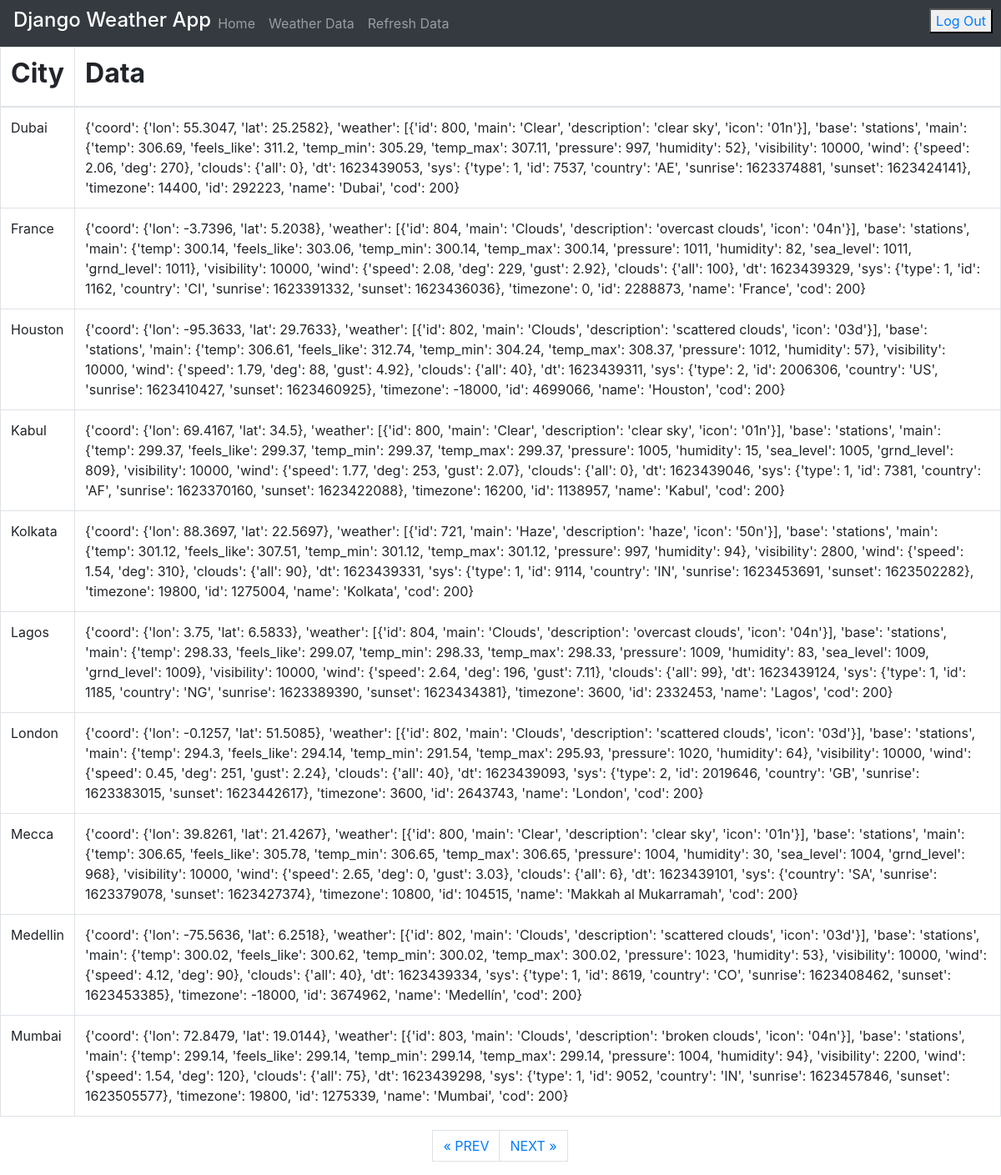
Page /list/?page=2 (signed in) on the committed database.
### DjangoWeatherApplication/core/models.py (models this page shows)
class WeatherData(models.Model):
    id = models.BigAutoField(primary_key=True)
    city_name = models.CharField(max_length=30)
    data = models.CharField(max_length=300)

### DjangoWeatherApplication/core/views.py (the view)
# urls.py: path('list/', login_required(views.index), name='weather'),
def index(request):
    weather_data = WeatherData.objects.all()
    page = request.GET.get('page', 1)
    paginator = Paginator(weather_data, 10)
    try:
        users = paginator.page(page)
    except PageNotAnInteger:
        users = paginator.page(1)
    except EmptyPage:
        users = paginator.page(paginator.num_pages)
    return render(request, 'weather.html', {'post_list': users})

### templates/weather.html (shortened to what this page needs)
{% extends 'base.html' %}
{% block content %}
<table class="table table-bordered">
  <thead>
    <tr>
      <th><h2><B>City</B></h2></th>
      <th><h2><B>Data</B></h2></th>
    </tr>
  </thead>
  <tbody>
    {% for user in post_list %}
      <tr>
        <td>{{ user.city_name }}</td>
        <td>{{ user.data }}</td>
      </tr>
    {% endfor %}
  </tbody>
</table>
{% if post_list.has_other_pages %}
  <ul class="pagination justify-content-center">
    {% if post_list.has_previous %}
    <li><a href="?page={{ post_list.previous_page_number }}" class="page-link">&laquo; PREV </a></li>
    {% endif %}
    {% if post_list.has_next %}
    <li><a href="?page={{ post_list.next_page_number }}" class="page-link"> NEXT &raquo;</a></li>
   {% endif %}
  </ul>
{% endif %}
{% endblock %}

### rows in the picture
WeatherData: city_name "Dubai", data "{'coord': {'lon': 55.3047, 'lat': 25.2582}, 'weather': [{'id': 800, 'main': 'Clear', 'description': 'clear sky', 'icon': '01n'}], 'base': 'stations', 'main': {'temp': 306.69, 'feels_like': 311.2, 'temp_min': 305.29, 'temp_max': 307.11, 'pressure': 997, 'humidity': 52}, 'visibility': 10000, 'wind': {'speed': 2.06, 'deg': 270}, 'clouds': {'all': 0}, 'dt': 1623439053, 'sys': {'type': 1, 'id': 7537, 'country': 'AE', 'sunrise': 1623374881, 'sunset': 1623424141}, 'timezone': 14400, 'id': 292223, 'name': 'Dubai', 'cod': 200}"
WeatherData: city_name "France", data "{'coord': {'lon': -3.7396, 'lat': 5.2038}, 'weather': [{'id': 804, 'main': 'Clouds', 'description': 'overcast clouds', 'icon': '04n'}], 'base': 'stations', 'main': {'temp': 300.14, 'feels_like': 303.06, 'temp_min': 300.14, 'temp_max': 300.14, 'pressure': 1011, 'humidity': 82, 'sea_level': 1011, 'grnd_level': 1011}, 'visibility': 10000, 'wind': {'speed': 2.08, 'deg': 229, 'gust': 2.92}, 'clouds': {'all': 100}, 'dt': 1623439329, 'sys': {'type': 1, 'id': 1162, 'country': 'CI', 'sunrise': 1623391332, 'sunset': 1623436036}, 'timezone': 0, 'id': 2288873, 'name': 'France', 'cod': 200}"
WeatherData: city_name "Houston", data "{'coord': {'lon': -95.3633, 'lat': 29.7633}, 'weather': [{'id': 802, 'main': 'Clouds', 'description': 'scattered clouds', 'icon': '03d'}], 'base': 'stations', 'main': {'temp': 306.61, 'feels_like': 312.74, 'temp_min': 304.24, 'temp_max': 308.37, 'pressure': 1012, 'humidity': 57}, 'visibility': 10000, 'wind': {'speed': 1.79, 'deg': 88, 'gust': 4.92}, 'clouds': {'all': 40}, 'dt': 1623439311, 'sys': {'type': 2, 'id': 2006306, 'country': 'US', 'sunrise': 1623410427, 'sunset': 1623460925}, 'timezone': -18000, 'id': 4699066, 'name': 'Houston', 'cod': 200}"
WeatherData: city_name "Kabul", data "{'coord': {'lon': 69.4167, 'lat': 34.5}, 'weather': [{'id': 800, 'main': 'Clear', 'description': 'clear sky', 'icon': '01n'}], 'base': 'stations', 'main': {'temp': 299.37, 'feels_like': 299.37, 'temp_min': 299.37, 'temp_max': 299.37, 'pressure': 1005, 'humidity': 15, 'sea_level': 1005, 'grnd_level': 809}, 'visibility': 10000, 'wind': {'speed': 1.77, 'deg': 253, 'gust': 2.07}, 'clouds': {'all': 0}, 'dt': 1623439046, 'sys': {'type': 1, 'id': 7381, 'country': 'AF', 'sunrise': 1623370160, 'sunset': 1623422088}, 'timezone': 16200, 'id': 1138957, 'name': 'Kabul', 'cod': 200}"
WeatherData: city_name "Kolkata", data "{'coord': {'lon': 88.3697, 'lat': 22.5697}, 'weather': [{'id': 721, 'main': 'Haze', 'description': 'haze', 'icon': '50n'}], 'base': 'stations', 'main': {'temp': 301.12, 'feels_like': 307.51, 'temp_min': 301.12, 'temp_max': 301.12, 'pressure': 997, 'humidity': 94}, 'visibility': 2800, 'wind': {'speed': 1.54, 'deg': 310}, 'clouds': {'all': 90}, 'dt': 1623439331, 'sys': {'type': 1, 'id': 9114, 'country': 'IN', 'sunrise': 1623453691, 'sunset': 1623502282}, 'timezone': 19800, 'id': 1275004, 'name': 'Kolkata', 'cod': 200}"
WeatherData: city_name "Lagos", data "{'coord': {'lon': 3.75, 'lat': 6.5833}, 'weather': [{'id': 804, 'main': 'Clouds', 'description': 'overcast clouds', 'icon': '04n'}], 'base': 'stations', 'main': {'temp': 298.33, 'feels_like': 299.07, 'temp_min': 298.33, 'temp_max': 298.33, 'pressure': 1009, 'humidity': 83, 'sea_level': 1009, 'grnd_level': 1009}, 'visibility': 10000, 'wind': {'speed': 2.64, 'deg': 196, 'gust': 7.11}, 'clouds': {'all': 99}, 'dt': 1623439124, 'sys': {'type': 1, 'id': 1185, 'country': 'NG', 'sunrise': 1623389390, 'sunset': 1623434381}, 'timezone': 3600, 'id': 2332453, 'name': 'Lagos', 'cod': 200}"
WeatherData: city_name "London", data "{'coord': {'lon': -0.1257, 'lat': 51.5085}, 'weather': [{'id': 802, 'main': 'Clouds', 'description': 'scattered clouds', 'icon': '03d'}], 'base': 'stations', 'main': {'temp': 294.3, 'feels_like': 294.14, 'temp_min': 291.54, 'temp_max': 295.93, 'pressure': 1020, 'humidity': 64}, 'visibility': 10000, 'wind': {'speed': 0.45, 'deg': 251, 'gust': 2.24}, 'clouds': {'all': 40}, 'dt': 1623439093, 'sys': {'type': 2, 'id': 2019646, 'country': 'GB', 'sunrise': 1623383015, 'sunset': 1623442617}, 'timezone': 3600, 'id': 2643743, 'name': 'London', 'cod': 200}"
WeatherData: city_name "Mecca", data "{'coord': {'lon': 39.8261, 'lat': 21.4267}, 'weather': [{'id': 800, 'main': 'Clear', 'description': 'clear sky', 'icon': '01n'}], 'base': 'stations', 'main': {'temp': 306.65, 'feels_like': 305.78, 'temp_min': 306.65, 'temp_max': 306.65, 'pressure': 1004, 'humidity': 30, 'sea_level': 1004, 'grnd_level': 968}, 'visibility': 10000, 'wind': {'speed': 2.65, 'deg': 0, 'gust': 3.03}, 'clouds': {'all': 6}, 'dt': 1623439101, 'sys': {'country': 'SA', 'sunrise': 1623379078, 'sunset': 1623427374}, 'timezone': 10800, 'id': 104515, 'name': 'Makkah al Mukarramah', 'cod': 200}"
WeatherData: city_name "Medellin", data "{'coord': {'lon': -75.5636, 'lat': 6.2518}, 'weather': [{'id': 802, 'main': 'Clouds', 'description': 'scattered clouds', 'icon': '03d'}], 'base': 'stations', 'main': {'temp': 300.02, 'feels_like': 300.62, 'temp_min': 300.02, 'temp_max': 300.02, 'pressure': 1023, 'humidity': 53}, 'visibility': 10000, 'wind': {'speed': 4.12, 'deg': 90}, 'clouds': {'all': 40}, 'dt': 1623439334, 'sys': {'type': 1, 'id': 8619, 'country': 'CO', 'sunrise': 1623408462, 'sunset': 1623453385}, 'timezone': -18000, 'id': 3674962, 'name': 'Medellín', 'cod': 200}"
WeatherData: city_name "Mumbai", data "{'coord': {'lon': 72.8479, 'lat': 19.0144}, 'weather': [{'id': 803, 'main': 'Clouds', 'description': 'broken clouds', 'icon': '04n'}], 'base': 'stations', 'main': {'temp': 299.14, 'feels_like': 299.14, 'temp_min': 299.14, 'temp_max': 299.14, 'pressure': 1004, 'humidity': 94}, 'visibility': 2200, 'wind': {'speed': 1.54, 'deg': 120}, 'clouds': {'all': 75}, 'dt': 1623439298, 'sys': {'type': 1, 'id': 9052, 'country': 'IN', 'sunrise': 1623457846, 'sunset': 1623505577}, 'timezone': 19800, 'id': 1275339, 'name': 'Mumbai', 'cod': 200}"
